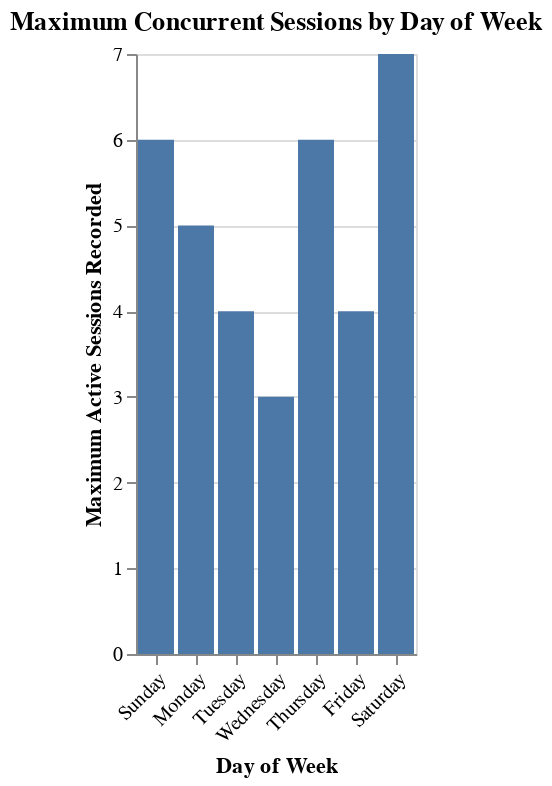

The cell this chart's notebook holds for it:
### Markdown cell above
## Plots visualizing our results:

### Code cell
max_sessions_plot = alt.Chart(concurrent_sessions, title = 'Maximum Concurrent Sessions by Day of Week').mark_bar().encode(
    x = alt.X('day_of_week', sort = ['Sunday', 'Monday', 'Tuesday', 'Wednesday', 'Thursday', 'Friday', 'Saturday'], axis=alt.Axis(labelAngle=-45))
    .title("Day of Week"),
    y = alt.Y ('max(active_sessions)').title('Maximum Active Sessions Recorded')
)
max_sessions_plot

### Figure 1 — Vega-Lite specification as saved in the notebook (floating-point values rounded to 4 significant figures; data arrays with more than 128 entries replaced by an {"elided": "..."} marker saying what was removed)
{"config": {"view": {"continuousWidth": 300, "continuousHeight": 300}}, "data": {"name": "data-b5ebd0837d36ec4cae9261a4efccff2d"}, "mark": {"type": "bar"}, "encoding": {"x": {"axis": {"labelAngle": -45}, "field": "day_of_week", "sort": ["Sunday", "Monday", "Tuesday", "Wednesday", "Thursday", "Friday", "Saturday"], "title": "Day of Week", "type": "nominal"}, "y": {"aggregate": "max", "field": "active_sessions", "title": "Maximum Active Sessions Recorded", "type": "quantitative"}}, "title": "Maximum Concurrent Sessions by Day of Week", "$schema": "https://vega.github.io/schema/vega-lite/v5.17.0.json", "datasets": {"data-b5ebd0837d36ec4cae9261a4efccff2d": {"elided": "4152 records"}}}
